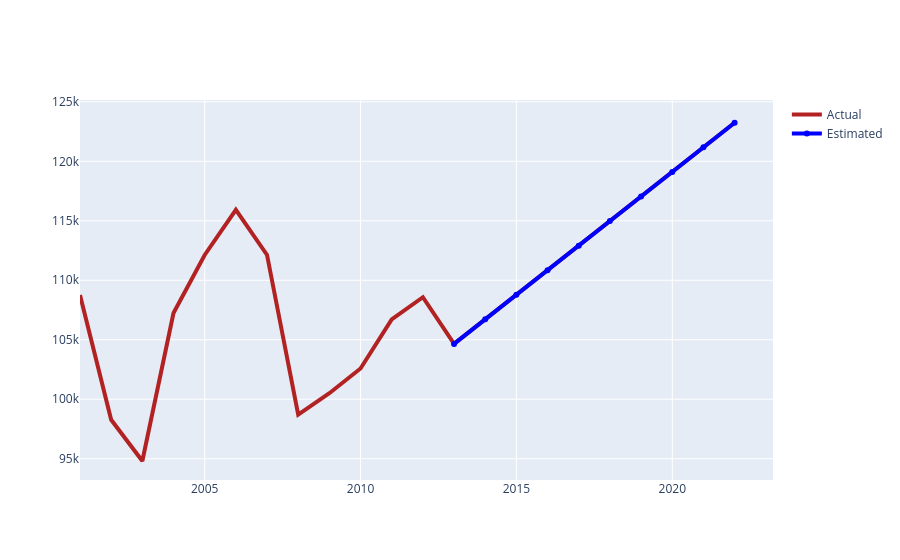

Notebook cell for this chart:
### Code cell
i=12
for j in range(len(forecast_df_DEL)):
    crimes_DEL_forecast.loc[i] = crimes_DEL_forecast.YEAR[i-1]+1
    crimes_DEL_forecast.loc[i, 'TOTAL IPC CRIMES']  = int(forecast_df_DEL[j])
    i = i+1

fig = go.Figure()
fig.add_trace(go.Scatter(x= crimes_DEL_forecast["YEAR"], y= crimes_DEL_forecast['TOTAL IPC CRIMES'],
                    name = "Actual",line=dict(color='firebrick', width=4)))
fig.add_trace(go.Scatter(x= crimes_DEL_forecast["YEAR"][12:], y= crimes_DEL_forecast['TOTAL IPC CRIMES'][12:],
                    name = "Estimated",line=dict(color='blue', width=4)))

### Figure 1 — Plotly figure (JSON) as saved in the notebook; plotly's stock layout.template omitted (floating-point values rounded to 4 significant figures)
{"data": [{"line": {"color": "firebrick", "width": 4}, "name": "Actual", "type": "scatter", "x": [2001, 2002, 2003, 2004, 2005, 2006, 2007, 2008, 2009, 2010, 2011, 2012, 2013, 2014, 2015, 2016, 2017, 2018, 2019, 2020, 2021, 2022], "y": [108768, 98274, 94808, 107246, 112130, 115926, 112130, 98700, 100502, 102584, 106706, 108574, 104648, 106714, 108780, 110846, 112912, 114978, 117044, 119110, 121175, 123241]}, {"line": {"color": "blue", "width": 4}, "name": "Estimated", "type": "scatter", "x": [2013, 2014, 2015, 2016, 2017, 2018, 2019, 2020, 2021, 2022], "y": [104648, 106714, 108780, 110846, 112912, 114978, 117044, 119110, 121175, 123241]}], "layout": {}}
